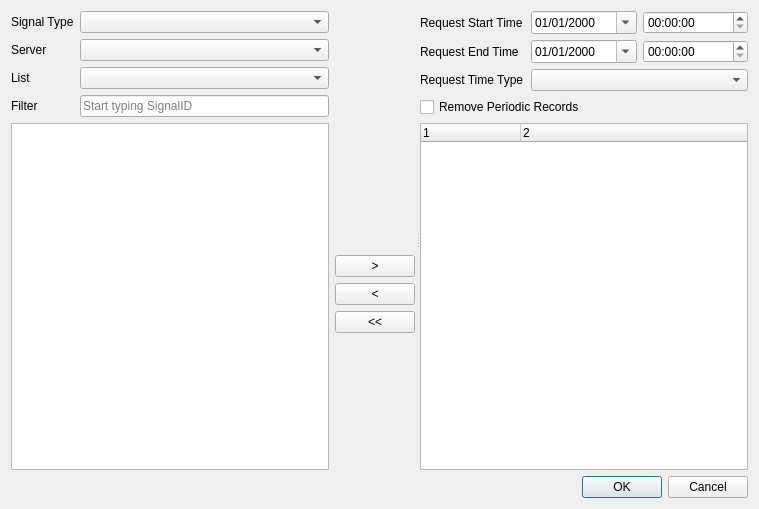
<?xml version="1.0" encoding="UTF-8"?>
<ui version="4.0">
 <class>DialogChooseArchiveSignals</class>
 <widget class="QDialog" name="DialogChooseArchiveSignals">
  <property name="geometry">
   <rect>
    <x>0</x>
    <y>0</y>
    <width>759</width>
    <height>509</height>
   </rect>
  </property>
  <property name="minimumSize">
   <size>
    <width>400</width>
    <height>300</height>
   </size>
  </property>
  <property name="windowTitle">
   <string>Archive Signals</string>
  </property>
  <layout class="QVBoxLayout" name="verticalLayout">
   <item>
    <widget class="QSplitter" name="splitter">
     <property name="frameShape">
      <enum>QFrame::Shape::NoFrame</enum>
     </property>
     <property name="frameShadow">
      <enum>QFrame::Shadow::Plain</enum>
     </property>
     <property name="midLineWidth">
      <number>0</number>
     </property>
     <property name="orientation">
      <enum>Qt::Orientation::Horizontal</enum>
     </property>
     <property name="opaqueResize">
      <bool>true</bool>
     </property>
     <property name="handleWidth">
      <number>5</number>
     </property>
     <property name="childrenCollapsible">
      <bool>false</bool>
     </property>
     <widget class="QWidget" name="layoutWidget">
      <layout class="QGridLayout" name="gridLayout_src" rowstretch="0,0,0,0,0,0,0,0,0,0,0,0,0" columnstretch="0,0,0">
       <property name="sizeConstraint">
        <enum>QLayout::SizeConstraint::SetDefaultConstraint</enum>
       </property>
       <item row="6" column="2">
        <spacer name="verticalSpacer1">
         <property name="orientation">
          <enum>Qt::Orientation::Vertical</enum>
         </property>
         <property name="sizeHint" stdset="0">
          <size>
           <width>20</width>
           <height>40</height>
          </size>
         </property>
        </spacer>
       </item>
       <item row="1" column="1">
        <widget class="QComboBox" name="signalTypeCombo"/>
       </item>
       <item row="7" column="2">
        <widget class="QPushButton" name="addSignalButton">
         <property name="sizePolicy">
          <sizepolicy hsizetype="Maximum" vsizetype="Fixed">
           <horstretch>0</horstretch>
           <verstretch>0</verstretch>
          </sizepolicy>
         </property>
         <property name="text">
          <string>&gt;</string>
         </property>
         <property name="flat">
          <bool>false</bool>
         </property>
        </widget>
       </item>
       <item row="2" column="1">
        <widget class="QComboBox" name="serverCombo"/>
       </item>
       <item row="4" column="1">
        <widget class="QLineEdit" name="filterEdit">
         <property name="placeholderText">
          <string>Start typing SignalID</string>
         </property>
         <property name="clearButtonEnabled">
          <bool>true</bool>
         </property>
        </widget>
       </item>
       <item row="8" column="2">
        <widget class="QPushButton" name="removeSignalButton">
         <property name="sizePolicy">
          <sizepolicy hsizetype="Maximum" vsizetype="Fixed">
           <horstretch>0</horstretch>
           <verstretch>0</verstretch>
          </sizepolicy>
         </property>
         <property name="text">
          <string>&lt;</string>
         </property>
        </widget>
       </item>
       <item row="10" column="2">
        <spacer name="verticalSpacer2">
         <property name="orientation">
          <enum>Qt::Orientation::Vertical</enum>
         </property>
         <property name="sizeHint" stdset="0">
          <size>
           <width>20</width>
           <height>40</height>
          </size>
         </property>
        </spacer>
       </item>
       <item row="2" column="0">
        <widget class="QLabel" name="schemaLabel">
         <property name="text">
          <string>Server</string>
         </property>
        </widget>
       </item>
       <item row="6" column="0" rowspan="7" colspan="2">
        <widget class="QTreeView" name="filteredSignals">
         <property name="selectionMode">
          <enum>QAbstractItemView::SelectionMode::ExtendedSelection</enum>
         </property>
         <property name="rootIsDecorated">
          <bool>false</bool>
         </property>
         <property name="itemsExpandable">
          <bool>false</bool>
         </property>
         <property name="sortingEnabled">
          <bool>false</bool>
         </property>
         <property name="headerHidden">
          <bool>false</bool>
         </property>
         <property name="expandsOnDoubleClick">
          <bool>false</bool>
         </property>
        </widget>
       </item>
       <item row="9" column="2">
        <widget class="QPushButton" name="removeAllSignalsButton">
         <property name="sizePolicy">
          <sizepolicy hsizetype="Maximum" vsizetype="Fixed">
           <horstretch>0</horstretch>
           <verstretch>0</verstretch>
          </sizepolicy>
         </property>
         <property name="text">
          <string>&lt;&lt;</string>
         </property>
        </widget>
       </item>
       <item row="1" column="0">
        <widget class="QLabel" name="signalTypeLabel">
         <property name="text">
          <string>Signal Type</string>
         </property>
        </widget>
       </item>
       <item row="4" column="0">
        <widget class="QLabel" name="filterLabel">
         <property name="text">
          <string>Filter</string>
         </property>
        </widget>
       </item>
       <item row="3" column="1">
        <widget class="QComboBox" name="listCombo"/>
       </item>
       <item row="3" column="0">
        <widget class="QLabel" name="schemaLabel_3">
         <property name="text">
          <string>List</string>
         </property>
        </widget>
       </item>
      </layout>
     </widget>
     <widget class="QWidget" name="gridLayoutWidget">
      <layout class="QGridLayout" name="gridLayout_dst">
       <item row="3" column="0" colspan="3">
        <widget class="QCheckBox" name="removePeriodicCheckbox">
         <property name="text">
          <string>Remove Periodic Records</string>
         </property>
         <property name="checkable">
          <bool>true</bool>
         </property>
         <property name="checked">
          <bool>false</bool>
         </property>
        </widget>
       </item>
       <item row="1" column="1">
        <widget class="QDateEdit" name="endDateEdit">
         <property name="buttonSymbols">
          <enum>QAbstractSpinBox::ButtonSymbols::UpDownArrows</enum>
         </property>
         <property name="showGroupSeparator" stdset="0">
          <bool>true</bool>
         </property>
         <property name="currentSection">
          <enum>QDateTimeEdit::Section::MonthSection</enum>
         </property>
         <property name="displayFormat">
          <string>MM/dd/yyyy</string>
         </property>
         <property name="calendarPopup">
          <bool>true</bool>
         </property>
         <property name="timeSpec">
          <enum>Qt::TimeSpec::UTC</enum>
         </property>
        </widget>
       </item>
       <item row="1" column="0">
        <widget class="QLabel" name="endTimeLabel">
         <property name="text">
          <string>Request End Time</string>
         </property>
        </widget>
       </item>
       <item row="2" column="0">
        <widget class="QLabel" name="timeTypeLabel">
         <property name="text">
          <string>Request Time Type</string>
         </property>
        </widget>
       </item>
       <item row="0" column="0">
        <widget class="QLabel" name="startTimeLabel">
         <property name="text">
          <string>Request Start Time</string>
         </property>
        </widget>
       </item>
       <item row="1" column="2">
        <widget class="QTimeEdit" name="endTimeEdit">
         <property name="displayFormat">
          <string>HH:mm:ss</string>
         </property>
        </widget>
       </item>
       <item row="0" column="1">
        <widget class="QDateEdit" name="startDateEdit">
         <property name="buttonSymbols">
          <enum>QAbstractSpinBox::ButtonSymbols::UpDownArrows</enum>
         </property>
         <property name="showGroupSeparator" stdset="0">
          <bool>true</bool>
         </property>
         <property name="currentSection">
          <enum>QDateTimeEdit::Section::MonthSection</enum>
         </property>
         <property name="displayFormat">
          <string>MM/dd/yyyy</string>
         </property>
         <property name="calendarPopup">
          <bool>true</bool>
         </property>
         <property name="timeSpec">
          <enum>Qt::TimeSpec::UTC</enum>
         </property>
        </widget>
       </item>
       <item row="0" column="2">
        <widget class="QTimeEdit" name="startTimeEdit">
         <property name="displayFormat">
          <string>HH:mm:ss</string>
         </property>
        </widget>
       </item>
       <item row="2" column="1" colspan="2">
        <widget class="QComboBox" name="timeTypeCombo"/>
       </item>
       <item row="4" column="0" colspan="3">
        <widget class="QTreeWidget" name="archiveSignals">
         <property name="selectionMode">
          <enum>QAbstractItemView::SelectionMode::ExtendedSelection</enum>
         </property>
         <property name="rootIsDecorated">
          <bool>false</bool>
         </property>
         <property name="itemsExpandable">
          <bool>false</bool>
         </property>
         <property name="sortingEnabled">
          <bool>false</bool>
         </property>
         <property name="headerHidden">
          <bool>false</bool>
         </property>
         <property name="expandsOnDoubleClick">
          <bool>false</bool>
         </property>
         <property name="columnCount">
          <number>2</number>
         </property>
         <column>
          <property name="text">
           <string notr="true">1</string>
          </property>
         </column>
         <column>
          <property name="text">
           <string notr="true">2</string>
          </property>
         </column>
        </widget>
       </item>
      </layout>
     </widget>
    </widget>
   </item>
   <item>
    <widget class="QDialogButtonBox" name="buttonBox">
     <property name="orientation">
      <enum>Qt::Orientation::Horizontal</enum>
     </property>
     <property name="standardButtons">
      <set>QDialogButtonBox::StandardButton::Cancel|QDialogButtonBox::StandardButton::Ok</set>
     </property>
    </widget>
   </item>
  </layout>
 </widget>
 <tabstops>
  <tabstop>signalTypeCombo</tabstop>
  <tabstop>serverCombo</tabstop>
  <tabstop>listCombo</tabstop>
  <tabstop>filterEdit</tabstop>
  <tabstop>filteredSignals</tabstop>
  <tabstop>startDateEdit</tabstop>
  <tabstop>startTimeEdit</tabstop>
  <tabstop>endDateEdit</tabstop>
  <tabstop>endTimeEdit</tabstop>
  <tabstop>timeTypeCombo</tabstop>
  <tabstop>removePeriodicCheckbox</tabstop>
  <tabstop>archiveSignals</tabstop>
  <tabstop>addSignalButton</tabstop>
  <tabstop>removeSignalButton</tabstop>
  <tabstop>removeAllSignalsButton</tabstop>
 </tabstops>
 <resources/>
 <connections>
  <connection>
   <sender>buttonBox</sender>
   <signal>accepted()</signal>
   <receiver>DialogChooseArchiveSignals</receiver>
   <slot>accept()</slot>
   <hints>
    <hint type="sourcelabel">
     <x>255</x>
     <y>547</y>
    </hint>
    <hint type="destinationlabel">
     <x>157</x>
     <y>274</y>
    </hint>
   </hints>
  </connection>
  <connection>
   <sender>buttonBox</sender>
   <signal>rejected()</signal>
   <receiver>DialogChooseArchiveSignals</receiver>
   <slot>reject()</slot>
   <hints>
    <hint type="sourcelabel">
     <x>323</x>
     <y>547</y>
    </hint>
    <hint type="destinationlabel">
     <x>286</x>
     <y>274</y>
    </hint>
   </hints>
  </connection>
 </connections>
</ui>
